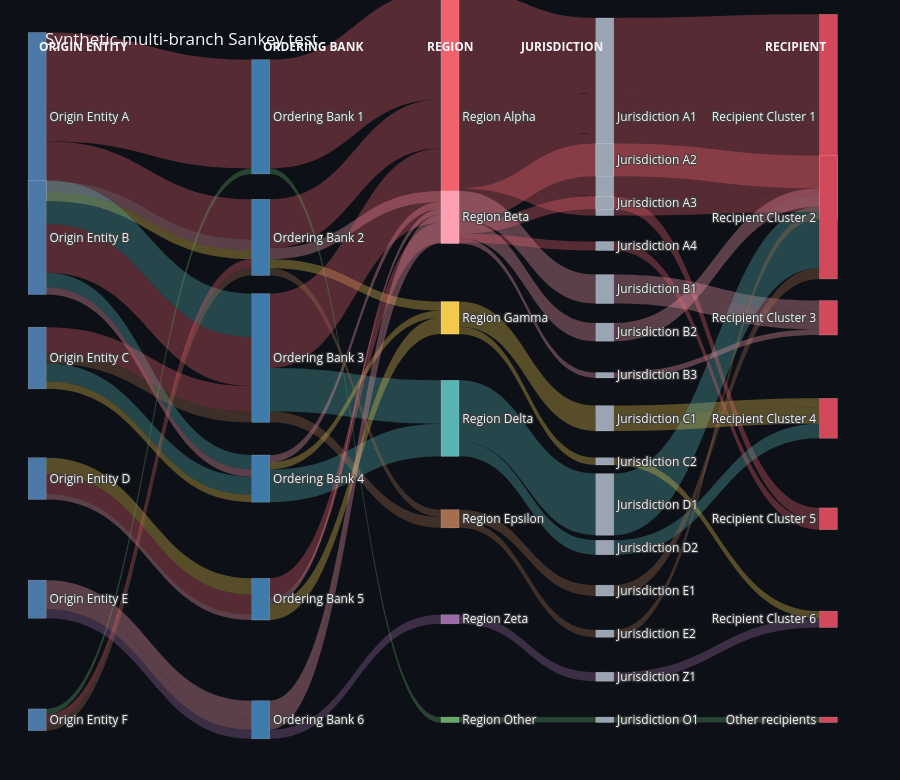

Notebook cell for this chart:
### Code cell
fig = go.Figure(
    data=[
        go.Sankey(
            arrangement="freeform",
            node=dict(
                pad=16,
                thickness=18,
                line=dict(width=0.5, color="rgba(255,255,255,0.35)"),
                label=node_labels,
                color=node_colors,
                x=node_x,
                y=node_y,
            ),
            link=dict(
                source=sources,
                target=targets,
                value=values,
                color=link_colors,
            ),
        )
    ]
)

fig.update_layout(
    title=dict(
        text="Synthetic multi-branch Sankey test",
        x=0.02,
        xanchor="left",
        y=1.0,
        yanchor="top",
    ),
    template="plotly_dark",
    paper_bgcolor="#0d1117",
    plot_bgcolor="#0d1117",
    font=dict(size=12, color="#f5f7fa"),
    width=None,
    height=780,
    autosize=True,
    margin=dict(l=20, r=20, t=150, b=20),
    annotations=[
        dict(x=0.02, y=1.08, xref="paper", yref="paper", text="<b>ORIGIN ENTITY</b>", showarrow=False, font=dict(size=12)),
        dict(x=0.28, y=1.08, xref="paper", yref="paper", text="<b>ORDERING BANK</b>", showarrow=False, font=dict(size=12)),
        dict(x=0.50, y=1.08, xref="paper", yref="paper", text="<b>REGION</b>", showarrow=False, font=dict(size=12)),
        dict(x=0.68, y=1.08, xref="paper", yref="paper", text="<b>JURISDICTION</b>", showarrow=False, font=dict(size=12)),
        dict(x=0.94, y=1.08, xref="paper", yref="paper", text="<b>RECIPIENT</b>", showarrow=False, font=dict(size=12)),
    ],
)

fig.show()

### Figure 1 — Plotly figure (JSON) as saved in the notebook; plotly's stock layout.template omitted (floating-point values rounded to 4 significant figures)
{"data": [{"arrangement": "freeform", "link": {"color": ["rgba(239, 98, 108, 0.32)", "rgba(239, 98, 108, 0.32)", "rgba(239, 98, 108, 0.32)", "rgba(239, 98, 108, 0.32)", "rgba(239, 98, 108, 0.32)", "rgba(239, 98, 108, 0.32)", "rgba(239, 98, 108, 0.32)", "rgba(239, 98, 108, 0.32)", "rgba(239, 98, 108, 0.32)", "rgba(239, 98, 108, 0.32)", "rgba(239, 98, 108, 0.32)", "rgba(239, 98, 108, 0.32)", "rgba(255, 159, 178, 0.32)", "rgba(255, 159, 178, 0.32)", "rgba(255, 159, 178, 0.32)", "rgba(255, 159, 178, 0.32)", "rgba(242, 201, 76, 0.32)", "rgba(242, 201, 76, 0.32)", "rgba(242, 201, 76, 0.32)", "rgba(242, 201, 76, 0.32)", "rgba(89, 179, 179, 0.32)", "rgba(89, 179, 179, 0.32)", "rgba(89, 179, 179, 0.32)", "rgba(89, 179, 179, 0.32)", "rgba(239, 98, 108, 0.32)", "rgba(239, 98, 108, 0.32)", "rgba(239, 98, 108, 0.32)", "rgba(239, 98, 108, 0.32)", "rgba(239, 98, 108, 0.32)", "rgba(239, 98, 108, 0.32)", "rgba(239, 98, 108, 0.32)", "rgba(239, 98, 108, 0.32)", "rgba(89, 179, 179, 0.32)", "rgba(89, 179, 179, 0.32)", "rgba(89, 179, 179, 0.32)", "rgba(89, 179, 179, 0.32)", "rgba(255, 159, 178, 0.32)", "rgba(255, 159, 178, 0.32)", "rgba(255, 159, 178, 0.32)", "rgba(255, 159, 178, 0.32)", "rgba(239, 98, 108, 0.32)", "rgba(239, 98, 108, 0.32)", "rgba(239, 98, 108, 0.32)", "rgba(239, 98, 108, 0.32)", "rgba(165, 111, 79, 0.32)", "rgba(165, 111, 79, 0.32)", "rgba(165, 111, 79, 0.32)", "rgba(165, 111, 79, 0.32)", "rgba(89, 179, 179, 0.32)", "rgba(89, 179, 179, 0.32)", "rgba(89, 179, 179, 0.32)", "rgba(89, 179, 179, 0.32)", "rgba(242, 201, 76, 0.32)", "rgba(242, 201, 76, 0.32)", "rgba(242, 201, 76, 0.32)", "rgba(242, 201, 76, 0.32)", "rgba(242, 201, 76, 0.32)", "rgba(242, 201, 76, 0.32)", "rgba(242, 201, 76, 0.32)", "rgba(242, 201, 76, 0.32)", "rgba(239, 98, 108, 0.32)", "rgba(239, 98, 108, 0.32)", "rgba(239, 98, 108, 0.32)", "rgba(239, 98, 108, 0.32)", "rgba(255, 159, 178, 0.32)", "rgba(255, 159, 178, 0.32)", "rgba(255, 159, 178, 0.32)", "rgba(255, 159, 178, 0.32)", "rgba(255, 159, 178, 0.32)", "rgba(255, 159, 178, 0.32)", "rgba(255, 159, 178, 0.32)", "rgba(255, 159, 178, 0.32)", "rgba(255, 159, 178, 0.32)", "rgba(255, 159, 178, 0.32)", "rgba(255, 159, 178, 0.32)", "rgba(255, 159, 178, 0.32)", "rgba(155, 106, 166, 0.32)", "rgba(155, 106, 166, 0.32)", "rgba(155, 106, 166, 0.32)", "rgba(155, 106, 166, 0.32)", "rgba(239, 98, 108, 0.32)", "rgba(239, 98, 108, 0.32)", "rgba(239, 98, 108, 0.32)", "rgba(239, 98, 108, 0.32)", "rgba(165, 111, 79, 0.32)", "rgba(165, 111, 79, 0.32)", "rgba(165, 111, 79, 0.32)", "rgba(165, 111, 79, 0.32)", "rgba(102, 168, 102, 0.32)", "rgba(102, 168, 102, 0.32)", "rgba(102, 168, 102, 0.32)", "rgba(102, 168, 102, 0.32)"], "source": [0, 6, 12, 19, 0, 6, 12, 20, 0, 7, 12, 19, 0, 7, 13, 23, 0, 7, 14, 26, 1, 8, 15, 28, 1, 8, 12, 19, 1, 8, 12, 21, 1, 9, 15, 29, 1, 9, 13, 24, 2, 8, 12, 19, 2, 8, 16, 30, 2, 9, 15, 28, 2, 9, 14, 27, 3, 10, 14, 26, 3, 10, 12, 19, 3, 10, 13, 25, 4, 11, 13, 23, 4, 11, 13, 24, 4, 11, 17, 32, 5, 7, 12, 22, 5, 7, 16, 31, 5, 6, 18, 33], "target": [6, 12, 19, 34, 6, 12, 20, 35, 7, 12, 19, 34, 7, 13, 23, 36, 7, 14, 26, 37, 8, 15, 28, 35, 8, 12, 19, 34, 8, 12, 21, 38, 9, 15, 29, 37, 9, 13, 24, 35, 8, 12, 19, 34, 8, 16, 30, 35, 9, 15, 28, 35, 9, 14, 27, 39, 10, 14, 26, 37, 10, 12, 19, 34, 10, 13, 25, 36, 11, 13, 23, 36, 11, 13, 24, 35, 11, 17, 32, 39, 7, 12, 22, 38, 7, 16, 31, 34, 6, 18, 33, 40], "value": [42, 42, 42, 42, 18, 18, 18, 18, 22, 22, 22, 22, 6, 6, 6, 6, 5, 5, 5, 5, 24, 24, 24, 24, 20, 20, 20, 20, 7, 7, 7, 7, 8, 8, 8, 8, 4, 4, 4, 4, 14, 14, 14, 14, 6, 6, 6, 6, 10, 10, 10, 10, 4, 4, 4, 4, 9, 9, 9, 9, 11, 11, 11, 11, 3, 3, 3, 3, 10, 10, 10, 10, 6, 6, 6, 6, 5, 5, 5, 5, 5, 5, 5, 5, 4, 4, 4, 4, 3, 3, 3, 3]}, "node": {"color": ["#4c78a8", "#4c78a8", "#4c78a8", "#4c78a8", "#4c78a8", "#4c78a8", "#3f7cac", "#3f7cac", "#3f7cac", "#3f7cac", "#3f7cac", "#3f7cac", "#ef626c", "#ff9fb2", "#f2c94c", "#59b3b3", "#a56f4f", "#9b6aa6", "#66a866", "#9aa4b2", "#9aa4b2", "#9aa4b2", "#9aa4b2", "#9aa4b2", "#9aa4b2", "#9aa4b2", "#9aa4b2", "#9aa4b2", "#9aa4b2", "#9aa4b2", "#9aa4b2", "#9aa4b2", "#9aa4b2", "#9aa4b2", "#d1495b", "#d1495b", "#d1495b", "#d1495b", "#d1495b", "#d1495b", "#d1495b"], "label": ["Origin Entity A", "Origin Entity B", "Origin Entity C", "Origin Entity D", "Origin Entity E", "Origin Entity F", "Ordering Bank 1", "Ordering Bank 2", "Ordering Bank 3", "Ordering Bank 4", "Ordering Bank 5", "Ordering Bank 6", "Region Alpha", "Region Beta", "Region Gamma", "Region Delta", "Region Epsilon", "Region Zeta", "Region Other", "Jurisdiction A1", "Jurisdiction A2", "Jurisdiction A3", "Jurisdiction A4", "Jurisdiction B1", "Jurisdiction B2", "Jurisdiction B3", "Jurisdiction C1", "Jurisdiction C2", "Jurisdiction D1", "Jurisdiction D2", "Jurisdiction E1", "Jurisdiction E2", "Jurisdiction Z1", "Jurisdiction O1", "Recipient Cluster 1", "Recipient Cluster 2", "Recipient Cluster 3", "Recipient Cluster 4", "Recipient Cluster 5", "Recipient Cluster 6", "Other recipients"], "line": {"color": "rgba(255,255,255,0.35)", "width": 0.5}, "pad": 16, "thickness": 18, "x": [0.02, 0.02, 0.02, 0.02, 0.02, 0.02, 0.28, 0.28, 0.28, 0.28, 0.28, 0.28, 0.5, 0.5, 0.5, 0.5, 0.5, 0.5, 0.5, 0.68, 0.68, 0.68, 0.68, 0.68, 0.68, 0.68, 0.68, 0.68, 0.68, 0.68, 0.68, 0.68, 0.68, 0.68, 0.94, 0.94, 0.94, 0.94, 0.94, 0.94, 0.94], "y": [0.04, 0.22, 0.4, 0.58, 0.76, 0.94, 0.04, 0.22, 0.4, 0.58, 0.76, 0.94, 0.04, 0.19, 0.34, 0.49, 0.64, 0.79, 0.94, 0.04, 0.1043, 0.1686, 0.2329, 0.2971, 0.3614, 0.4257, 0.49, 0.5543, 0.6186, 0.6829, 0.7471, 0.8114, 0.8757, 0.94, 0.04, 0.19, 0.34, 0.49, 0.64, 0.79, 0.94]}, "type": "sankey"}], "layout": {"annotations": [{"font": {"size": 12}, "showarrow": false, "text": "<b>ORIGIN ENTITY</b>", "x": 0.02, "xref": "paper", "y": 1.08, "yref": "paper"}, {"font": {"size": 12}, "showarrow": false, "text": "<b>ORDERING BANK</b>", "x": 0.28, "xref": "paper", "y": 1.08, "yref": "paper"}, {"font": {"size": 12}, "showarrow": false, "text": "<b>REGION</b>", "x": 0.5, "xref": "paper", "y": 1.08, "yref": "paper"}, {"font": {"size": 12}, "showarrow": false, "text": "<b>JURISDICTION</b>", "x": 0.68, "xref": "paper", "y": 1.08, "yref": "paper"}, {"font": {"size": 12}, "showarrow": false, "text": "<b>RECIPIENT</b>", "x": 0.94, "xref": "paper", "y": 1.08, "yref": "paper"}], "font": {"color": "#f5f7fa", "size": 12}, "height": 780, "margin": {"b": 20, "l": 20, "r": 20, "t": 90}, "paper_bgcolor": "#0d1117", "plot_bgcolor": "#0d1117", "title": {"text": "Synthetic multi-branch Sankey test"}}}
